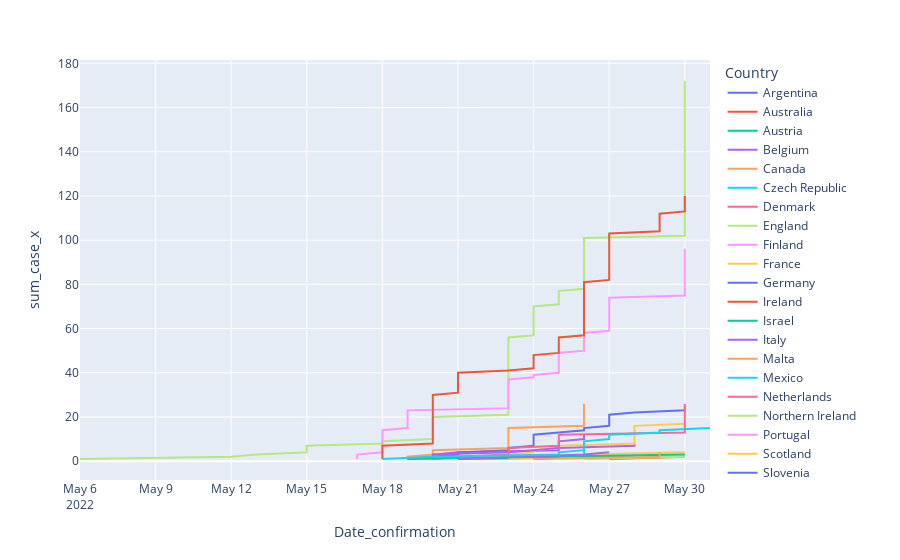

The notebook cell this image was saved under:
### Code cell
fig2_2 = px.line(merge_df, x='Date_confirmation',y='sum_case_x', color='Country')
fig2_2.show()

### Figure 1 — Plotly figure (JSON) as saved in the notebook; plotly's stock layout.template omitted (floating-point values rounded to 4 significant figures; data arrays with more than 128 entries replaced by an {"elided": "..."} marker saying what was removed)
{"data": [{"hovertemplate": "Country=Argentina<br>Date_confirmation=%{x}<br>sum_case_x=%{y}<extra></extra>", "legendgroup": "Argentina", "line": {"color": "#636efa", "dash": "solid"}, "marker": {"symbol": "circle"}, "mode": "lines", "name": "Argentina", "orientation": "v", "showlegend": true, "type": "scatter", "x": ["2022-05-27T00:00:00", "2022-05-27T00:00:00"], "xaxis": "x", "y": [1, 2], "yaxis": "y"}, {"hovertemplate": "Country=Australia<br>Date_confirmation=%{x}<br>sum_case_x=%{y}<extra></extra>", "legendgroup": "Australia", "line": {"color": "#EF553B", "dash": "solid"}, "marker": {"symbol": "circle"}, "mode": "lines", "name": "Australia", "orientation": "v", "showlegend": true, "type": "scatter", "x": ["2022-05-20T00:00:00", "2022-05-20T00:00:00"], "xaxis": "x", "y": [1, 2], "yaxis": "y"}, {"hovertemplate": "Country=Austria<br>Date_confirmation=%{x}<br>sum_case_x=%{y}<extra></extra>", "legendgroup": "Austria", "line": {"color": "#00cc96", "dash": "solid"}, "marker": {"symbol": "circle"}, "mode": "lines", "name": "Austria", "orientation": "v", "showlegend": true, "type": "scatter", "x": ["2022-05-23T00:00:00"], "xaxis": "x", "y": [1], "yaxis": "y"}, {"hovertemplate": "Country=Belgium<br>Date_confirmation=%{x}<br>sum_case_x=%{y}<extra></extra>", "legendgroup": "Belgium", "line": {"color": "#ab63fa", "dash": "solid"}, "marker": {"symbol": "circle"}, "mode": "lines", "name": "Belgium", "orientation": "v", "showlegend": true, "type": "scatter", "x": ["2022-05-19T00:00:00", "2022-05-20T00:00:00", "2022-05-20T00:00:00", "2022-05-21T00:00:00", "2022-05-25T00:00:00", "2022-05-25T00:00:00", "2022-05-28T00:00:00", "2022-05-28T00:00:00"], "xaxis": "x", "y": [1, 2, 3, 4, 5, 6, 7, 8], "yaxis": "y"}, {"hovertemplate": "Country=Canada<br>Date_confirmation=%{x}<br>sum_case_x=%{y}<extra></extra>", "legendgroup": "Canada", "line": {"color": "#FFA15A", "dash": "solid"}, "marker": {"symbol": "circle"}, "mode": "lines", "name": "Canada", "orientation": "v", "showlegend": true, "type": "scatter", "x": ["2022-05-19T00:00:00", "2022-05-19T00:00:00", "2022-05-20T00:00:00", "2022-05-20T00:00:00", "2022-05-20T00:00:00", "2022-05-23T00:00:00", "2022-05-23T00:00:00", "2022-05-23T00:00:00", "2022-05-23T00:00:00", "2022-05-23T00:00:00", "2022-05-23T00:00:00", "2022-05-23T00:00:00", "2022-05-23T00:00:00", "2022-05-23T00:00:00", "2022-05-23T00:00:00", "2022-05-26T00:00:00", "2022-05-26T00:00:00", "2022-05-26T00:00:00", "2022-05-26T00:00:00", "2022-05-26T00:00:00", "2022-05-26T00:00:00", "2022-05-26T00:00:00", "2022-05-26T00:00:00", "2022-05-26T00:00:00", "2022-05-26T00:00:00", "2022-05-26T00:00:00"], "xaxis": "x", "y": [1, 2, 3, 4, 5, 6, 7, 8, 9, 10, 11, 12, 13, 14, 15, 16, 17, 18, 19, 20, 21, 22, 23, 24, 25, 26], "yaxis": "y"}, {"hovertemplate": "Country=Czech Republic<br>Date_confirmation=%{x}<br>sum_case_x=%{y}<extra></extra>", "legendgroup": "Czech Republic", "line": {"color": "#19d3f3", "dash": "solid"}, "marker": {"symbol": "circle"}, "mode": "lines", "name": "Czech Republic", "orientation": "v", "showlegend": true, "type": "scatter", "x": ["2022-05-24T00:00:00", "2022-05-26T00:00:00", "2022-05-26T00:00:00", "2022-05-26T00:00:00", "2022-05-26T00:00:00"], "xaxis": "x", "y": [1, 2, 3, 4, 5], "yaxis": "y"}, {"hovertemplate": "Country=Denmark<br>Date_confirmation=%{x}<br>sum_case_x=%{y}<extra></extra>", "legendgroup": "Denmark", "line": {"color": "#FF6692", "dash": "solid"}, "marker": {"symbol": "circle"}, "mode": "lines", "name": "Denmark", "orientation": "v", "showlegend": true, "type": "scatter", "x": ["2022-05-23T00:00:00", "2022-05-24T00:00:00"], "xaxis": "x", "y": [1, 2], "yaxis": "y"}, {"hovertemplate": "Country=England<br>Date_confirmation=%{x}<br>sum_case_x=%{y}<extra></extra>", "legendgroup": "England", "line": {"color": "#B6E880", "dash": "solid"}, "marker": {"symbol": "circle"}, "mode": "lines", "name": "England", "orientation": "v", "showlegend": true, "type": "scatter", "x": {"elided": "172 str values"}, "xaxis": "x", "y": {"elided": "172 int values"}, "yaxis": "y"}, {"hovertemplate": "Country=Finland<br>Date_confirmation=%{x}<br>sum_case_x=%{y}<extra></extra>", "legendgroup": "Finland", "line": {"color": "#FF97FF", "dash": "solid"}, "marker": {"symbol": "circle"}, "mode": "lines", "name": "Finland", "orientation": "v", "showlegend": true, "type": "scatter", "x": ["2022-05-27T00:00:00"], "xaxis": "x", "y": [1], "yaxis": "y"}, {"hovertemplate": "Country=France<br>Date_confirmation=%{x}<br>sum_case_x=%{y}<extra></extra>", "legendgroup": "France", "line": {"color": "#FECB52", "dash": "solid"}, "marker": {"symbol": "circle"}, "mode": "lines", "name": "France", "orientation": "v", "showlegend": true, "type": "scatter", "x": ["2022-05-19T00:00:00", "2022-05-23T00:00:00", "2022-05-23T00:00:00", "2022-05-24T00:00:00", "2022-05-24T00:00:00", "2022-05-25T00:00:00", "2022-05-25T00:00:00", "2022-05-28T00:00:00", "2022-05-28T00:00:00", "2022-05-28T00:00:00", "2022-05-28T00:00:00", "2022-05-28T00:00:00", "2022-05-28T00:00:00", "2022-05-28T00:00:00", "2022-05-28T00:00:00", "2022-05-28T00:00:00", "2022-05-30T00:00:00"], "xaxis": "x", "y": [1, 2, 3, 4, 5, 6, 7, 8, 9, 10, 11, 12, 13, 14, 15, 16, 17], "yaxis": "y"}, {"hovertemplate": "Country=Germany<br>Date_confirmation=%{x}<br>sum_case_x=%{y}<extra></extra>", "legendgroup": "Germany", "line": {"color": "#636efa", "dash": "solid"}, "marker": {"symbol": "circle"}, "mode": "lines", "name": "Germany", "orientation": "v", "showlegend": true, "type": "scatter", "x": ["2022-05-19T00:00:00", "2022-05-20T00:00:00", "2022-05-21T00:00:00", "2022-05-21T00:00:00", "2022-05-23T00:00:00", "2022-05-23T00:00:00", "2022-05-24T00:00:00", "2022-05-24T00:00:00", "2022-05-24T00:00:00", "2022-05-24T00:00:00", "2022-05-24T00:00:00", "2022-05-24T00:00:00", "2022-05-25T00:00:00", "2022-05-26T00:00:00", "2022-05-26T00:00:00", "2022-05-27T00:00:00", "2022-05-27T00:00:00", "2022-05-27T00:00:00", "2022-05-27T00:00:00", "2022-05-27T00:00:00", "2022-05-27T00:00:00", "2022-05-28T00:00:00", "2022-05-30T00:00:00", "2022-05-30T00:00:00", "2022-05-30T00:00:00"], "xaxis": "x", "y": [1, 2, 3, 4, 5, 6, 7, 8, 9, 10, 11, 12, 13, 14, 15, 16, 17, 18, 19, 20, 21, 22, 23, 24, 25], "yaxis": "y"}, {"hovertemplate": "Country=Ireland<br>Date_confirmation=%{x}<br>sum_case_x=%{y}<extra></extra>", "legendgroup": "Ireland", "line": {"color": "#EF553B", "dash": "solid"}, "marker": {"symbol": "circle"}, "mode": "lines", "name": "Ireland", "orientation": "v", "showlegend": true, "type": "scatter", "x": ["2022-05-27T00:00:00", "2022-05-30T00:00:00"], "xaxis": "x", "y": [1, 2], "yaxis": "y"}, {"hovertemplate": "Country=Israel<br>Date_confirmation=%{x}<br>sum_case_x=%{y}<extra></extra>", "legendgroup": "Israel", "line": {"color": "#00cc96", "dash": "solid"}, "marker": {"symbol": "circle"}, "mode": "lines", "name": "Israel", "orientation": "v", "showlegend": true, "type": "scatter", "x": ["2022-05-21T00:00:00", "2022-05-28T00:00:00"], "xaxis": "x", "y": [1, 2], "yaxis": "y"}, {"hovertemplate": "Country=Italy<br>Date_confirmation=%{x}<br>sum_case_x=%{y}<extra></extra>", "legendgroup": "Italy", "line": {"color": "#ab63fa", "dash": "solid"}, "marker": {"symbol": "circle"}, "mode": "lines", "name": "Italy", "orientation": "v", "showlegend": true, "type": "scatter", "x": ["2022-05-19T00:00:00", "2022-05-20T00:00:00", "2022-05-20T00:00:00", "2022-05-23T00:00:00", "2022-05-24T00:00:00", "2022-05-25T00:00:00", "2022-05-25T00:00:00", "2022-05-25T00:00:00", "2022-05-25T00:00:00", "2022-05-26T00:00:00", "2022-05-26T00:00:00", "2022-05-26T00:00:00"], "xaxis": "x", "y": [1, 2, 3, 4, 5, 6, 7, 8, 9, 10, 11, 12], "yaxis": "y"}, {"hovertemplate": "Country=Malta<br>Date_confirmation=%{x}<br>sum_case_x=%{y}<extra></extra>", "legendgroup": "Malta", "line": {"color": "#FFA15A", "dash": "solid"}, "marker": {"symbol": "circle"}, "mode": "lines", "name": "Malta", "orientation": "v", "showlegend": true, "type": "scatter", "x": ["2022-05-28T00:00:00"], "xaxis": "x", "y": [1], "yaxis": "y"}, {"hovertemplate": "Country=Mexico<br>Date_confirmation=%{x}<br>sum_case_x=%{y}<extra></extra>", "legendgroup": "Mexico", "line": {"color": "#19d3f3", "dash": "solid"}, "marker": {"symbol": "circle"}, "mode": "lines", "name": "Mexico", "orientation": "v", "showlegend": true, "type": "scatter", "x": ["2022-05-28T00:00:00"], "xaxis": "x", "y": [1], "yaxis": "y"}, {"hovertemplate": "Country=Netherlands<br>Date_confirmation=%{x}<br>sum_case_x=%{y}<extra></extra>", "legendgroup": "Netherlands", "line": {"color": "#FF6692", "dash": "solid"}, "marker": {"symbol": "circle"}, "mode": "lines", "name": "Netherlands", "orientation": "v", "showlegend": true, "type": "scatter", "x": ["2022-05-20T00:00:00", "2022-05-21T00:00:00", "2022-05-23T00:00:00", "2022-05-23T00:00:00", "2022-05-23T00:00:00", "2022-05-23T00:00:00", "2022-05-25T00:00:00", "2022-05-25T00:00:00", "2022-05-25T00:00:00", "2022-05-25T00:00:00", "2022-05-25T00:00:00", "2022-05-25T00:00:00", "2022-05-30T00:00:00", "2022-05-30T00:00:00", "2022-05-30T00:00:00", "2022-05-30T00:00:00", "2022-05-30T00:00:00", "2022-05-30T00:00:00", "2022-05-30T00:00:00", "2022-05-30T00:00:00", "2022-05-30T00:00:00", "2022-05-30T00:00:00", "2022-05-30T00:00:00", "2022-05-30T00:00:00", "2022-05-30T00:00:00", "2022-05-30T00:00:00"], "xaxis": "x", "y": [1, 2, 3, 4, 5, 6, 7, 8, 9, 10, 11, 12, 13, 14, 15, 16, 17, 18, 19, 20, 21, 22, 23, 24, 25, 26], "yaxis": "y"}, {"hovertemplate": "Country=Northern Ireland<br>Date_confirmation=%{x}<br>sum_case_x=%{y}<extra></extra>", "legendgroup": "Northern Ireland", "line": {"color": "#B6E880", "dash": "solid"}, "marker": {"symbol": "circle"}, "mode": "lines", "name": "Northern Ireland", "orientation": "v", "showlegend": true, "type": "scatter", "x": ["2022-05-26T00:00:00", "2022-05-30T00:00:00"], "xaxis": "x", "y": [1, 2], "yaxis": "y"}, {"hovertemplate": "Country=Portugal<br>Date_confirmation=%{x}<br>sum_case_x=%{y}<extra></extra>", "legendgroup": "Portugal", "line": {"color": "#FF97FF", "dash": "solid"}, "marker": {"symbol": "circle"}, "mode": "lines", "name": "Portugal", "orientation": "v", "showlegend": true, "type": "scatter", "x": ["2022-05-17T00:00:00", "2022-05-17T00:00:00", "2022-05-17T00:00:00", "2022-05-18T00:00:00", "2022-05-18T00:00:00", "2022-05-18T00:00:00", "2022-05-18T00:00:00", "2022-05-18T00:00:00", "2022-05-18T00:00:00", "2022-05-18T00:00:00", "2022-05-18T00:00:00", "2022-05-18T00:00:00", "2022-05-18T00:00:00", "2022-05-18T00:00:00", "2022-05-19T00:00:00", "2022-05-19T00:00:00", "2022-05-19T00:00:00", "2022-05-19T00:00:00", "2022-05-19T00:00:00", "2022-05-19T00:00:00", "2022-05-19T00:00:00", "2022-05-19T00:00:00", "2022-05-19T00:00:00", "2022-05-23T00:00:00", "2022-05-23T00:00:00", "2022-05-23T00:00:00", "2022-05-23T00:00:00", "2022-05-23T00:00:00", "2022-05-23T00:00:00", "2022-05-23T00:00:00", "2022-05-23T00:00:00", "2022-05-23T00:00:00", "2022-05-23T00:00:00", "2022-05-23T00:00:00", "2022-05-23T00:00:00", "2022-05-23T00:00:00", "2022-05-23T00:00:00", "2022-05-24T00:00:00", "2022-05-24T00:00:00", "2022-05-25T00:00:00", "2022-05-25T00:00:00", "2022-05-25T00:00:00", "2022-05-25T00:00:00", "2022-05-25T00:00:00", "2022-05-25T00:00:00", "2022-05-25T00:00:00", "2022-05-25T00:00:00", "2022-05-25T00:00:00", "2022-05-25T00:00:00", "2022-05-26T00:00:00", "2022-05-26T00:00:00", "2022-05-26T00:00:00", "2022-05-26T00:00:00", "2022-05-26T00:00:00", "2022-05-26T00:00:00", "2022-05-26T00:00:00", "2022-05-26T00:00:00", "2022-05-26T00:00:00", "2022-05-27T00:00:00", "2022-05-27T00:00:00", "2022-05-27T00:00:00", "2022-05-27T00:00:00", "2022-05-27T00:00:00", "2022-05-27T00:00:00", "2022-05-27T00:00:00", "2022-05-27T00:00:00", "2022-05-27T00:00:00", "2022-05-27T00:00:00", "2022-05-27T00:00:00", "2022-05-27T00:00:00", "2022-05-27T00:00:00", "2022-05-27T00:00:00", "2022-05-27T00:00:00", "2022-05-27T00:00:00", "2022-05-30T00:00:00", "2022-05-30T00:00:00", "2022-05-30T00:00:00", "2022-05-30T00:00:00", "2022-05-30T00:00:00", "2022-05-30T00:00:00", "2022-05-30T00:00:00", "2022-05-30T00:00:00", "2022-05-30T00:00:00", "2022-05-30T00:00:00", "2022-05-30T00:00:00", "2022-05-30T00:00:00", "2022-05-30T00:00:00", "2022-05-30T00:00:00", "2022-05-30T00:00:00", "2022-05-30T00:00:00", "2022-05-30T00:00:00", "2022-05-30T00:00:00", "2022-05-30T00:00:00", "2022-05-30T00:00:00", "2022-05-30T00:00:00", "2022-05-30T00:00:00"], "xaxis": "x", "y": [1, 2, 3, 4, 5, 6, 7, 8, 9, 10, 11, 12, 13, 14, 15, 16, 17, 18, 19, 20, 21, 22, 23, 24, 25, 26, 27, 28, 29, 30, 31, 32, 33, 34, 35, 36, 37, 38, 39, 40, 41, 42, 43, 44, 45, 46, 47, 48, 49, 50, 51, 52, 53, 54, 55, 56, 57, 58, 59, 60, 61, 62, 63, 64, 65, 66, 67, 68, 69, 70, 71, 72, 73, 74, 75, 76, 77, 78, 79, 80, 81, 82, 83, 84, 85, 86, 87, 88, 89, 90, 91, 92, 93, 94, 95, 96], "yaxis": "y"}, {"hovertemplate": "Country=Scotland<br>Date_confirmation=%{x}<br>sum_case_x=%{y}<extra></extra>", "legendgroup": "Scotland", "line": {"color": "#FECB52", "dash": "solid"}, "marker": {"symbol": "circle"}, "mode": "lines", "name": "Scotland", "orientation": "v", "showlegend": true, "type": "scatter", "x": ["2022-05-23T00:00:00", "2022-05-26T00:00:00", "2022-05-26T00:00:00", "2022-05-30T00:00:00"], "xaxis": "x", "y": [1, 2, 3, 4], "yaxis": "y"}, {"hovertemplate": "Country=Slovenia<br>Date_confirmation=%{x}<br>sum_case_x=%{y}<extra></extra>", "legendgroup": "Slovenia", "line": {"color": "#636efa", "dash": "solid"}, "marker": {"symbol": "circle"}, "mode": "lines", "name": "Slovenia", "orientation": "v", "showlegend": true, "type": "scatter", "x": ["2022-05-24T00:00:00", "2022-05-25T00:00:00"], "xaxis": "x", "y": [1, 2], "yaxis": "y"}, {"hovertemplate": "Country=Spain<br>Date_confirmation=%{x}<br>sum_case_x=%{y}<extra></extra>", "legendgroup": "Spain", "line": {"color": "#EF553B", "dash": "solid"}, "marker": {"symbol": "circle"}, "mode": "lines", "name": "Spain", "orientation": "v", "showlegend": true, "type": "scatter", "x": ["2022-05-18T00:00:00", "2022-05-18T00:00:00", "2022-05-18T00:00:00", "2022-05-18T00:00:00", "2022-05-18T00:00:00", "2022-05-18T00:00:00", "2022-05-18T00:00:00", "2022-05-20T00:00:00", "2022-05-20T00:00:00", "2022-05-20T00:00:00", "2022-05-20T00:00:00", "2022-05-20T00:00:00", "2022-05-20T00:00:00", "2022-05-20T00:00:00", "2022-05-20T00:00:00", "2022-05-20T00:00:00", "2022-05-20T00:00:00", "2022-05-20T00:00:00", "2022-05-20T00:00:00", "2022-05-20T00:00:00", "2022-05-20T00:00:00", "2022-05-20T00:00:00", "2022-05-20T00:00:00", "2022-05-20T00:00:00", "2022-05-20T00:00:00", "2022-05-20T00:00:00", "2022-05-20T00:00:00", "2022-05-20T00:00:00", "2022-05-20T00:00:00", "2022-05-20T00:00:00", "2022-05-21T00:00:00", "2022-05-21T00:00:00", "2022-05-21T00:00:00", "2022-05-21T00:00:00", "2022-05-21T00:00:00", "2022-05-21T00:00:00", "2022-05-21T00:00:00", "2022-05-21T00:00:00", "2022-05-21T00:00:00", "2022-05-21T00:00:00", "2022-05-23T00:00:00", "2022-05-24T00:00:00", "2022-05-24T00:00:00", "2022-05-24T00:00:00", "2022-05-24T00:00:00", "2022-05-24T00:00:00", "2022-05-24T00:00:00", "2022-05-24T00:00:00", "2022-05-25T00:00:00", "2022-05-25T00:00:00", "2022-05-25T00:00:00", "2022-05-25T00:00:00", "2022-05-25T00:00:00", "2022-05-25T00:00:00", "2022-05-25T00:00:00", "2022-05-25T00:00:00", "2022-05-26T00:00:00", "2022-05-26T00:00:00", "2022-05-26T00:00:00", "2022-05-26T00:00:00", "2022-05-26T00:00:00", "2022-05-26T00:00:00", "2022-05-26T00:00:00", "2022-05-26T00:00:00", "2022-05-26T00:00:00", "2022-05-26T00:00:00", "2022-05-26T00:00:00", "2022-05-26T00:00:00", "2022-05-26T00:00:00", "2022-05-26T00:00:00", "2022-05-26T00:00:00", "2022-05-26T00:00:00", "2022-05-26T00:00:00", "2022-05-26T00:00:00", "2022-05-26T00:00:00", "2022-05-26T00:00:00", "2022-05-26T00:00:00", "2022-05-26T00:00:00", "2022-05-26T00:00:00", "2022-05-26T00:00:00", "2022-05-26T00:00:00", "2022-05-27T00:00:00", "2022-05-27T00:00:00", "2022-05-27T00:00:00", "2022-05-27T00:00:00", "2022-05-27T00:00:00", "2022-05-27T00:00:00", "2022-05-27T00:00:00", "2022-05-27T00:00:00", "2022-05-27T00:00:00", "2022-05-27T00:00:00", "2022-05-27T00:00:00", "2022-05-27T00:00:00", "2022-05-27T00:00:00", "2022-05-27T00:00:00", "2022-05-27T00:00:00", "2022-05-27T00:00:00", "2022-05-27T00:00:00", "2022-05-27T00:00:00", "2022-05-27T00:00:00", "2022-05-27T00:00:00", "2022-05-27T00:00:00", "2022-05-27T00:00:00", "2022-05-29T00:00:00", "2022-05-29T00:00:00", "2022-05-29T00:00:00", "2022-05-29T00:00:00", "2022-05-29T00:00:00", "2022-05-29T00:00:00", "2022-05-29T00:00:00", "2022-05-29T00:00:00", "2022-05-29T00:00:00", "2022-05-30T00:00:00", "2022-05-30T00:00:00", "2022-05-30T00:00:00", "2022-05-30T00:00:00", "2022-05-30T00:00:00", "2022-05-30T00:00:00", "2022-05-30T00:00:00", "2022-05-30T00:00:00"], "xaxis": "x", "y": [1, 2, 3, 4, 5, 6, 7, 8, 9, 10, 11, 12, 13, 14, 15, 16, 17, 18, 19, 20, 21, 22, 23, 24, 25, 26, 27, 28, 29, 30, 31, 32, 33, 34, 35, 36, 37, 38, 39, 40, 41, 42, 43, 44, 45, 46, 47, 48, 49, 50, 51, 52, 53, 54, 55, 56, 57, 58, 59, 60, 61, 62, 63, 64, 65, 66, 67, 68, 69, 70, 71, 72, 73, 74, 75, 76, 77, 78, 79, 80, 81, 82, 83, 84, 85, 86, 87, 88, 89, 90, 91, 92, 93, 94, 95, 96, 97, 98, 99, 100, 101, 102, 103, 104, 105, 106, 107, 108, 109, 110, 111, 112, 113, 114, 115, 116, 117, 118, 119, 120], "yaxis": "y"}, {"hovertemplate": "Country=Sweden<br>Date_confirmation=%{x}<br>sum_case_x=%{y}<extra></extra>", "legendgroup": "Sweden", "line": {"color": "#00cc96", "dash": "solid"}, "marker": {"symbol": "circle"}, "mode": "lines", "name": "Sweden", "orientation": "v", "showlegend": true, "type": "scatter", "x": ["2022-05-19T00:00:00", "2022-05-25T00:00:00", "2022-05-30T00:00:00"], "xaxis": "x", "y": [1, 2, 3], "yaxis": "y"}, {"hovertemplate": "Country=Switzerland<br>Date_confirmation=%{x}<br>sum_case_x=%{y}<extra></extra>", "legendgroup": "Switzerland", "line": {"color": "#ab63fa", "dash": "solid"}, "marker": {"symbol": "circle"}, "mode": "lines", "name": "Switzerland", "orientation": "v", "showlegend": true, "type": "scatter", "x": ["2022-05-21T00:00:00", "2022-05-24T00:00:00", "2022-05-26T00:00:00", "2022-05-27T00:00:00"], "xaxis": "x", "y": [1, 2, 3, 4], "yaxis": "y"}, {"hovertemplate": "Country=United Arab Emirates<br>Date_confirmation=%{x}<br>sum_case_x=%{y}<extra></extra>", "legendgroup": "United Arab Emirates", "line": {"color": "#FFA15A", "dash": "solid"}, "marker": {"symbol": "circle"}, "mode": "lines", "name": "United Arab Emirates", "orientation": "v", "showlegend": true, "type": "scatter", "x": ["2022-05-24T00:00:00", "2022-05-29T00:00:00", "2022-05-29T00:00:00", "2022-05-29T00:00:00"], "xaxis": "x", "y": [1, 2, 3, 4], "yaxis": "y"}, {"hovertemplate": "Country=United States<br>Date_confirmation=%{x}<br>sum_case_x=%{y}<extra></extra>", "legendgroup": "United States", "line": {"color": "#19d3f3", "dash": "solid"}, "marker": {"symbol": "circle"}, "mode": "lines", "name": "United States", "orientation": "v", "showlegend": true, "type": "scatter", "x": ["2022-05-18T00:00:00", "2022-05-20T00:00:00", "2022-05-25T00:00:00", "2022-05-25T00:00:00", "2022-05-26T00:00:00", "2022-05-26T00:00:00", "2022-05-26T00:00:00", "2022-05-26T00:00:00", "2022-05-26T00:00:00", "2022-05-27T00:00:00", "2022-05-27T00:00:00", "2022-05-27T00:00:00", "2022-05-29T00:00:00", "2022-05-29T00:00:00", "2022-05-31T00:00:00"], "xaxis": "x", "y": [1, 2, 3, 4, 5, 6, 7, 8, 9, 10, 11, 12, 13, 14, 15], "yaxis": "y"}, {"hovertemplate": "Country=Wales<br>Date_confirmation=%{x}<br>sum_case_x=%{y}<extra></extra>", "legendgroup": "Wales", "line": {"color": "#FF6692", "dash": "solid"}, "marker": {"symbol": "circle"}, "mode": "lines", "name": "Wales", "orientation": "v", "showlegend": true, "type": "scatter", "x": ["2022-05-26T00:00:00"], "xaxis": "x", "y": [1], "yaxis": "y"}], "layout": {"legend": {"title": {"text": "Country"}, "tracegroupgap": 0}, "margin": {"t": 60}, "xaxis": {"anchor": "y", "domain": [0, 1], "title": {"text": "Date_confirmation"}}, "yaxis": {"anchor": "x", "domain": [0, 1], "title": {"text": "sum_case_x"}}}}
